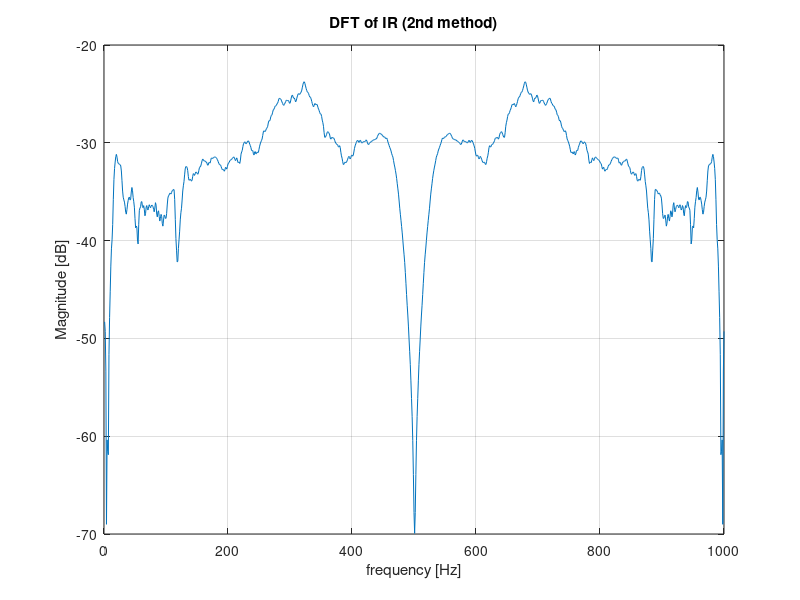

Here is the MATLAB script that generated this plot: (Note: this script raises an error after producing the figure.)
clear all;
close all;
load('IRest.mat')
channel_IR = h;
N=1e3; %N must be even
N_kept = 20;
eq = fft(h,N);
fourier_sig = mag2db(abs(eq));
plot(fourier_sig);
title('DFT of IR (2nd method)');
xlabel('frequency [Hz]');
ylabel('Magnitude [dB]');
grid on

[sorted_arry,index_array] = sort(abs(eq(1:N/2)),'descend');
new_index_array = index_array(1:N_kept);
new_index_array = sort(new_index_array,'ascend');
% Exercise session 4: DMT-OFDM transmission scheme

% Constants
Nq=6; %max 6
prefix_value = length(h)+1; %% ti has just to be longer !!! 
SNR=10; %Signal to noise ratio
L=10; %channel order

% Convert BMP image to bitstream
[bitStream, imageData, colorMap, imageSize, bitsPerPixel] = imagetobitstream('image.bmp');

% QAM modulation
qamStream = qam_mod_2(Nq,bitStream,'bin',true);

%%%%%%%%%%%% Check remainder %%%%%%%%%%%%%%
remainder = mod(length(qamStream),(N/2 -1));
remainder_on_off = mod(length(qamStream),(N_kept));

% OFDM modulation
% input,length of packet N,prefix-> TRUE or FALSE, length of prefix,
% remainder
ofdmStream = ofdm_mod(qamStream,N,true,prefix_value,remainder); 
ofdmStream_on_off = ofdm_mod_on_off(qamStream,N,true,prefix_value,remainder_on_off,new_index_array); 
% Channel with a random TF
%num=randi([0 20],1,L);
%den=[1 zeros(1,L-1)];
%H=filt(num,den);
%num = -0.5:0.05:-0.05;
%num = -num
%rxOfdmStream = filter(num,1,ofdmStream);

% Channel with true impulse response 
rxOfdmStream = filter(h,1,ofdmStream);
rxOfdmStream_on_off = filter(h,1,ofdmStream_on_off);
noiseRxOfdmStream = rxOfdmStream;
% Adding white noise
rxOfdmStream = awgn(rxOfdmStream, SNR, 'measured'); %%%% ALWAYS ADD 'measured'
rxOfdmStream_on_off  = awgn(rxOfdmStream_on_off , SNR, 'measured');
% OFDM demodulation + equalization

rxQamStream = ofdm_demod(rxOfdmStream,N,true,prefix_value,remainder,eq);
rxQamStream_on_off = ofdm_demod_on_off(rxOfdmStream_on_off,N,true,prefix_value,remainder_on_off,eq,new_index_array);
% QAM demodulation
rxBitStream = qam_demod(rxQamStream,Nq,'bin',true);
rxBitStream_on_off = qam_demod(rxQamStream_on_off,Nq,'bin',true);

% Compute BER
[berTransmission] = ber(bitStream,rxBitStream);
[berTransmission_on_off] = ber(bitStream,rxBitStream_on_off);

% Construct image from bitstream
imageRx = bitstreamtoimage(rxBitStream, imageSize, bitsPerPixel);
imageRx_on_off = bitstreamtoimage(rxBitStream_on_off, imageSize, bitsPerPixel);

% Plot images
figure
subplot(2,1,1); colormap(colorMap); image(imageData); axis image; title('Original image'); drawnow;
subplot(2,1,2); colormap(colorMap); image(imageRx); axis image; title(['Received image']); drawnow;

% Plot images
figure
subplot(2,1,1); colormap(colorMap); image(imageData); axis image; title('Original image ON OFF bit loading'); drawnow;
subplot(2,1,2); colormap(colorMap); image(imageRx_on_off); axis image; title(['Received image ON OFF bit loading']); drawnow;
